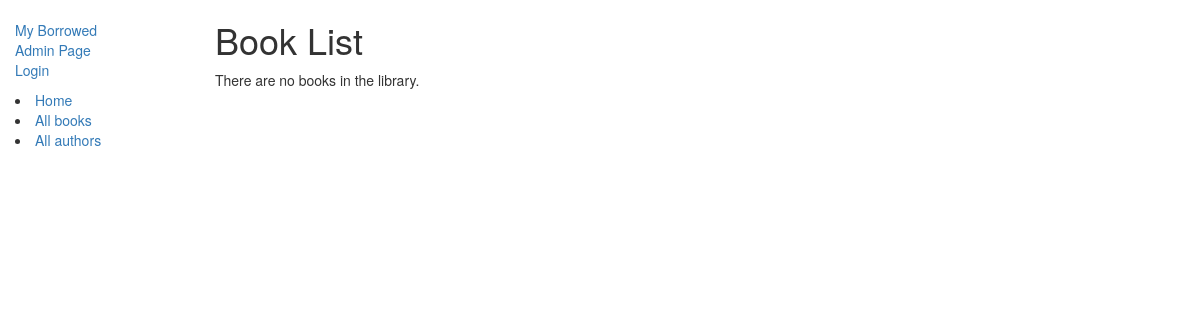
/catalog/books/, run on an earlier commit of the app's database.
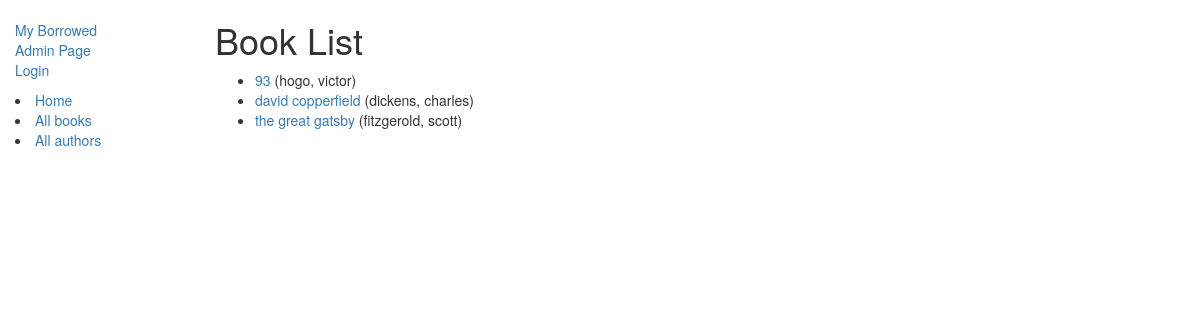
And on a later commit of the database.
### catalog/models.py (models this page shows, shortened)
class Book(models.Model):
    title = models.CharField(max_length=200)
    author = models.ForeignKey('Author', on_delete=models.SET_NULL, null=True)
    summary = models.TextField(max_length=1000, help_text="Enter a brief description of the book")
    isbn = models.CharField('ISBN',max_length=13, help_text='13 Character <a href="https://www.isbn-international.org/content/what-isbn">ISBN number</a>')
    genre = models.ManyToManyField(Genre, help_text="Select a genre for this book")
    def get_absolute_url(self):
        return reverse('catalog:book-detail', args=[str(self.id)])

class Author(models.Model):
    first_name = models.CharField(max_length=100)
    last_name = models.CharField(max_length=100)
    date_of_birth = models.DateField(null=True, blank=True)
    date_of_death = models.DateField('Died', null=True, blank=True)
    def __str__(self):
        return '%s, %s' % (self.last_name, self.first_name)

### catalog/views.py (the view)
# urls.py: path('books/', views.BookListView.as_view(), name='books'),
class BookListView(generic.ListView):
    model=models.Book
    template_name='catalog/book_list.html'

### catalog/templates/catalog/book_list.html
{% extends "catalog/base_generic.html" %}
{% block content %}
    <h1>Book List</h1>
    {% if book_list %}
    <ul>
      {% for book in book_list %}
      <li>
        <a href="{{ book.get_absolute_url }}">{{ book.title }}</a> ({{book.author}})
      </li>
      {% endfor %}
    </ul>
    {% else %}
      <p>There are no books in the library.</p>
    {% endif %}
{% endblock %}

What changed in the data, as far as the page shows it:
added Book: title "93", author "hogo, victor"
added Book: title "david copperfield", author "dickens, charles"
added Book: title "the great gatsby", author "fitzgerold, scott"
Also different on the page:
text no longer shown: "There are no books in the library."
